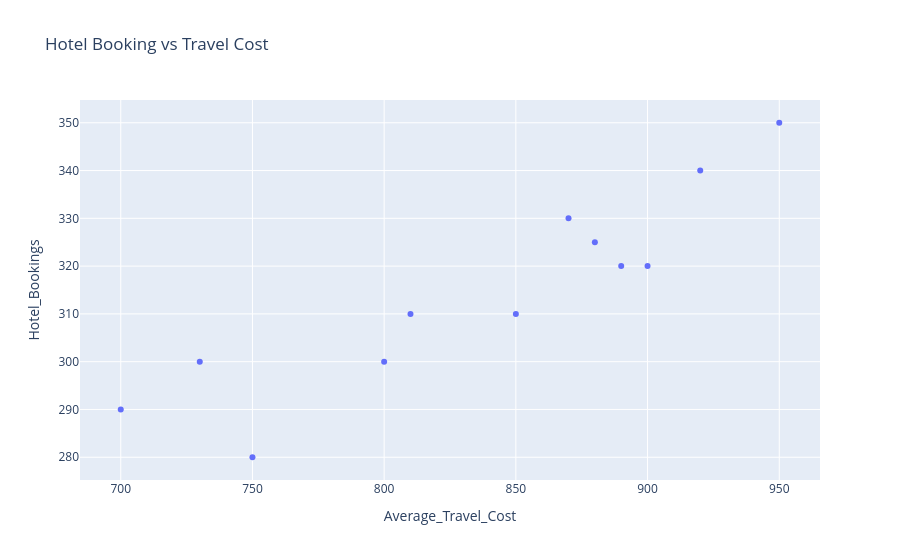

Here is the notebook cell this chart was saved with:
### Markdown cell above
## **Hotel Booking vs. Travel Cost**

### Code cell
fig = px.scatter(df,x= 'Average_Travel_Cost',y='Hotel_Bookings',title = "Hotel Booking vs Travel Cost")
fig.show()

### Figure 1 — Plotly figure (JSON) as saved in the notebook; plotly's stock layout.template omitted (floating-point values rounded to 4 significant figures)
{"data": [{"hovertemplate": "Average_Travel_Cost=%{x}<br>Hotel_Bookings=%{y}<extra></extra>", "legendgroup": "", "marker": {"color": "#636efa", "symbol": "circle"}, "mode": "markers", "name": "", "orientation": "v", "showlegend": false, "type": "scatter", "x": [800, 750, 900, 850, 700, 950, 920, 870, 890, 730, 810, 880], "xaxis": "x", "y": [300, 280, 320, 310, 290, 350, 340, 330, 320, 300, 310, 325], "yaxis": "y"}], "layout": {"legend": {"tracegroupgap": 0}, "title": {"text": "Hotel Booking vs Travel Cost"}, "xaxis": {"anchor": "y", "domain": [0, 1], "title": {"text": "Average_Travel_Cost"}}, "yaxis": {"anchor": "x", "domain": [0, 1], "title": {"text": "Hotel_Bookings"}}}}
